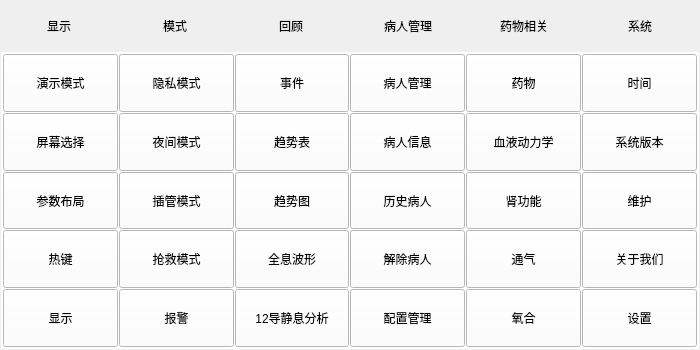
         <widget class="QWidget" name="scrollAreaWidgetContents">
          <property name="geometry">
           <rect>
            <x>0</x>
            <y>0</y>
            <width>700</width>
            <height>350</height>
           </rect>
          </property>
          <property name="minimumSize">
           <size>
            <width>700</width>
            <height>350</height>
           </size>
          </property>
          <property name="styleSheet">
           <string notr="true"/>
          </property>
          <layout class="QVBoxLayout" name="verticalLayout_8" stretch="1,6">
           <property name="spacing">
            <number>1</number>
           </property>
           <property name="leftMargin">
            <number>1</number>
           </property>
           <property name="topMargin">
            <number>1</number>
           </property>
           <property name="rightMargin">
            <number>1</number>
           </property>
           <property name="bottomMargin">
            <number>1</number>
           </property>
           <item>
            <widget class="QWidget" name="widget_8" native="true">
             <property name="styleSheet">
              <string notr="true"/>
             </property>
             <layout class="QHBoxLayout" name="horizontalLayout_6" stretch="1,1,1,1,1,1">
              <property name="spacing">
               <number>1</number>
              </property>
              <property name="leftMargin">
               <number>1</number>
              </property>
              <property name="topMargin">
               <number>1</number>
              </property>
              <property name="rightMargin">
               <number>1</number>
              </property>
              <property name="bottomMargin">
               <number>1</number>
              </property>
              <item alignment="Qt::AlignHCenter">
               <widget class="QLabel" name="label_4">
                <property name="text">
                 <string>显示</string>
                </property>
               </widget>
              </item>
              <item alignment="Qt::AlignHCenter">
               <widget class="QLabel" name="label_5">
                <property name="text">
                 <string>模式</string>
                </property>
               </widget>
              </item>
              <item alignment="Qt::AlignHCenter">
               <widget class="QLabel" name="label_8">
                <property name="text">
                 <string>回顾</string>
                </property>
               </widget>
              </item>
              <item alignment="Qt::AlignHCenter">
               <widget class="QLabel" name="label_6">
                <property name="text">
                 <string>病人管理</string>
                </property>
               </widget>
              </item>
              <item alignment="Qt::AlignHCenter">
               <widget class="QLabel" name="label_7">
                <property name="text">
                 <string>药物相关</string>
                </property>
               </widget>
              </item>
              <item alignment="Qt::AlignHCenter">
               <widget class="QLabel" name="label_9">
                <property name="text">
                 <string>系统</string>
                </property>
               </widget>
              </item>
             </layout>
            </widget>
           </item>
           <item>
            <widget class="QWidget" name="meunButtonGroup" native="true">
             <property name="styleSheet">
              <string notr="true">background-color: rgb(255, 255, 255);</string>
             </property>
             <layout class="QHBoxLayout" name="horizontalLayout_5">
              <property name="spacing">
               <number>1</number>
              </property>
              <property name="leftMargin">
               <number>1</number>
              </property>
              <property name="topMargin">
               <number>1</number>
              </property>
              <property name="rightMargin">
               <number>1</number>
              </property>
              <property name="bottomMargin">
               <number>1</number>
              </property>
              <item>
               <layout class="QGridLayout" name="gridLayout" rowstretch="0,0,0,0,0" columnstretch="1,1,1,1,1,1" rowminimumheight="1,1,1,1,1" columnminimumwidth="1,1,1,1,1,1">
                <property name="leftMargin">
                 <number>1</number>
                </property>
                <property name="topMargin">
                 <number>1</number>
                </property>
                <property name="rightMargin">
                 <number>1</number>
                </property>
                <property name="bottomMargin">
                 <number>1</number>
                </property>
                <property name="spacing">
                 <number>1</number>
                </property>
                <item row="1" column="0">
                 <widget class="QToolButton" name="toolButton_5">
                  <property name="sizePolicy">
                   <sizepolicy hsizetype="Preferred" vsizetype="Preferred">
                    <horstretch>0</horstretch>
                    <verstretch>0</verstretch>
                   </sizepolicy>
                  </property>
                  <property name="minimumSize">
                   <size>
                    <width>50</width>
                    <height>50</height>
                   </size>
                  </property>
                  <property name="text">
                   <string>屏幕选择</string>
                  </property>
                 </widget>
                </item>
                <item row="2" column="2">
                 <widget class="QToolButton" name="toolButton_9">
                  <property name="sizePolicy">
                   <sizepolicy hsizetype="Preferred" vsizetype="Preferred">
                    <horstretch>0</horstretch>
                    <verstretch>0</verstretch>
                   </sizepolicy>
                  </property>
                  <property name="minimumSize">
                   <size>
                    <width>50</width>
                    <height>50</height>
                   </size>
                  </property>
                  <property name="text">
                   <string>趋势图</string>
                  </property>
                 </widget>
                </item>
                <item row="0" column="4">
                 <widget class="QToolButton" name="toolButton_7">
                  <property name="sizePolicy">
                   <sizepolicy hsizetype="Preferred" vsizetype="Preferred">
                    <horstretch>0</horstretch>
                    <verstretch>0</verstretch>
                   </sizepolicy>
                  </property>
                  <property name="minimumSize">
                   <size>
                    <width>50</width>
                    <height>50</height>
                   </size>
                  </property>
                  <property name="text">
                   <string>药物</string>
                  </property>
                 </widget>
                </item>
                <item row="2" column="1">
                 <widget class="QToolButton" name="toolButton_10">
                  <property name="sizePolicy">
                   <sizepolicy hsizetype="Preferred" vsizetype="Preferred">
                    <horstretch>0</horstretch>
                    <verstretch>0</verstretch>
                   </sizepolicy>
                  </property>
                  <property name="minimumSize">
                   <size>
                    <width>50</width>
                    <height>50</height>
                   </size>
                  </property>
                  <property name="text">
                   <string>插管模式</string>
                  </property>
                 </widget>
                </item>
                <item row="0" column="1">
                 <widget class="QToolButton" name="toolButton_11">
                  <property name="sizePolicy">
                   <sizepolicy hsizetype="Preferred" vsizetype="Preferred">
                    <horstretch>0</horstretch>
                    <verstretch>0</verstretch>
                   </sizepolicy>
                  </property>
                  <property name="minimumSize">
                   <size>
                    <width>50</width>
                    <height>50</height>
                   </size>
                  </property>
                  <property name="styleSheet">
                   <string notr="true"/>
                  </property>
                  <property name="text">
                   <string>隐私模式</string>
                  </property>
                 </widget>
                </item>
                <item row="0" column="2">
                 <widget class="QToolButton" name="toolButton_12">
                  <property name="sizePolicy">
                   <sizepolicy hsizetype="Preferred" vsizetype="Preferred">
                    <horstretch>0</horstretch>
                    <verstretch>0</verstretch>
                   </sizepolicy>
                  </property>
                  <property name="minimumSize">
                   <size>
                    <width>50</width>
                    <height>50</height>
                   </size>
                  </property>
                  <property name="text">
                   <string>事件</string>
                  </property>
                 </widget>
                </item>
                <item row="0" column="3">
                 <widget class="QToolButton" name="toolButton_13">
                  <property name="sizePolicy">
                   <sizepolicy hsizetype="Preferred" vsizetype="Preferred">
                    <horstretch>0</horstretch>
                    <verstretch>0</verstretch>
                   </sizepolicy>
                  </property>
                  <property name="minimumSize">
                   <size>
                    <width>50</width>
                    <height>50</height>
                   </size>
                  </property>
                  <property name="text">
                   <string>病人管理</string>
                  </property>
                 </widget>
                </item>
                <item row="1" column="1">
                 <widget class="QToolButton" name="toolButton_14">
                  <property name="sizePolicy">
                   <sizepolicy hsizetype="Preferred" vsizetype="Preferred">
                    <horstretch>0</horstretch>
                    <verstretch>0</verstretch>
                   </sizepolicy>
                  </property>
                  <property name="minimumSize">
                   <size>
                    <width>50</width>
                    <height>50</height>
                   </size>
                  </property>
                  <property name="text">
                   <string>夜间模式</string>
                  </property>
                 </widget>
                </item>
                <item row="1" column="2">
                 <widget class="QToolButton" name="toolButton_15">
                  <property name="sizePolicy">
                   <sizepolicy hsizetype="Preferred" vsizetype="Preferred">
                    <horstretch>0</horstretch>
                    <verstretch>0</verstretch>
                   </sizepolicy>
                  </property>
                  <property name="minimumSize">
                   <size>
                    <width>50</width>
                    <height>50</height>
                   </size>
                  </property>
                  <property name="text">
                   <string>趋势表</string>
                  </property>
                 </widget>
                </item>
                <item row="1" column="3">
                 <widget class="QToolButton" name="toolButton_16">
                  <property name="sizePolicy">
                   <sizepolicy hsizetype="Preferred" vsizetype="Preferred">
                    <horstretch>0</horstretch>
                    <verstretch>0</verstretch>
                   </sizepolicy>
                  </property>
                  <property name="minimumSize">
                   <size>
                    <width>50</width>
                    <height>50</height>
                   </size>
                  </property>
                  <property name="text">
                   <string>病人信息</string>
                  </property>
                 </widget>
                </item>
                <item row="1" column="4">
                 <widget class="QToolButton" name="toolButton_17">
                  <property name="sizePolicy">
                   <sizepolicy hsizetype="Preferred" vsizetype="Preferred">
                    <horstretch>0</horstretch>
                    <verstretch>0</verstretch>
                   </sizepolicy>
                  </property>
                  <property name="minimumSize">
                   <size>
                    <width>50</width>
                    <height>50</height>
                   </size>
                  </property>
                  <property name="text">
                   <string>血液动力学</string>
                  </property>
                 </widget>
                </item>
                <item row="0" column="5">
                 <widget class="QToolButton" name="toolButton_18">
                  <property name="sizePolicy">
                   <sizepolicy hsizetype="Preferred" vsizetype="Preferred">
                    <horstretch>0</horstretch>
                    <verstretch>0</verstretch>
                   </sizepolicy>
                  </property>
                  <property name="minimumSize">
                   <size>
                    <width>50</width>
                    <height>50</height>
                   </size>
                  </property>
                  <property name="text">
                   <string>时间</string>
                  </property>
                 </widget>
                </item>
                <item row="1" column="5">
                 <widget class="QToolButton" name="toolButton_19">
                  <property name="sizePolicy">
                   <sizepolicy hsizetype="Preferred" vsizetype="Preferred">
                    <horstretch>0</horstretch>
                    <verstretch>0</verstretch>
                   </sizepolicy>
                  </property>
                  <property name="minimumSize">
                   <size>
                    <width>50</width>
                    <height>50</height>
                   </size>
                  </property>
                  <property name="text">
                   <string>系统版本</string>
                  </property>
                 </widget>
                </item>
                <item row="3" column="5">
                 <widget class="QToolButton" name="aboutAuthorBtn">
                  <property name="sizePolicy">
                   <sizepolicy hsizetype="Preferred" vsizetype="Preferred">
                    <horstretch>0</horstretch>
                    <verstretch>0</verstretch>
                   </sizepolicy>
                  </property>
                  <property name="minimumSize">
                   <size>
                    <width>50</width>
                    <height>50</height>
                   </size>
                  </property>
                  <property name="text">
                   <string>关于我们</string>
                  </property>
                 </widget>
                </item>
                <item row="2" column="4">
                 <widget class="QToolButton" name="toolButton_20">
                  <property name="sizePolicy">
                   <sizepolicy hsizetype="Preferred" vsizetype="Preferred">
                    <horstretch>0</horstretch>
                    <verstretch>0</verstretch>
                   </sizepolicy>
                  </property>
                  <property name="minimumSize">
                   <size>
                    <width>50</width>
                    <height>50</height>
                   </size>
                  </property>
                  <property name="text">
                   <string>肾功能</string>
                  </property>
                 </widget>
                </item>
                <item row="3" column="2">
                 <widget class="QToolButton" name="toolButton_24">
                  <property name="sizePolicy">
                   <sizepolicy hsizetype="Preferred" vsizetype="Preferred">
                    <horstretch>0</horstretch>
                    <verstretch>0</verstretch>
                   </sizepolicy>
                  </property>
                  <property name="minimumSize">
                   <size>
                    <width>50</width>
                    <height>50</height>
                   </size>
                  </property>
                  <property name="text">
                   <string>全息波形</string>
                  </property>
                 </widget>
                </item>
                <item row="3" column="4">
                 <widget class="QToolButton" name="toolButton_22">
                  <property name="sizePolicy">
                   <sizepolicy hsizetype="Preferred" vsizetype="Preferred">
                    <horstretch>0</horstretch>
                    <verstretch>0</verstretch>
                   </sizepolicy>
                  </property>
                  <property name="minimumSize">
                   <size>
                    <width>50</width>
                    <height>50</height>
                   </size>
                  </property>
                  <property name="text">
                   <string>通气</string>
                  </property>
                 </widget>
                </item>
                <item row="3" column="3">
                 <widget class="QToolButton" name="toolButton_23">
                  <property name="sizePolicy">
                   <sizepolicy hsizetype="Preferred" vsizetype="Preferred">
                    <horstretch>0</horstretch>
                    <verstretch>0</verstretch>
                   </sizepolicy>
                  </property>
                  <property name="minimumSize">
                   <size>
                    <width>50</width>
                    <height>50</height>
                   </size>
                  </property>
                  <property name="text">
                   <string>解除病人</string>
                  </property>
                 </widget>
                </item>
                <item row="3" column="1">
                 <widget class="QToolButton" name="toolButton_25">
                  <property name="sizePolicy">
                   <sizepolicy hsizetype="Preferred" vsizetype="Preferred">
                    <horstretch>0</horstretch>
                    <verstretch>0</verstretch>
                   </sizepolicy>
                  </property>
                  <property name="minimumSize">
                   <size>
                    <width>50</width>
                    <height>50</height>
                   </size>
                  </property>
                  <property name="text">
                   <string>抢救模式</string>
                  </property>
                 </widget>
                </item>
                <item row="4" column="1">
                 <widget class="QToolButton" name="toolButton_26">
                  <property name="sizePolicy">
                   <sizepolicy hsizetype="Preferred" vsizetype="Preferred">
                    <horstretch>0</horstretch>
                    <verstretch>0</verstretch>
                   </sizepolicy>
                  </property>
                  <property name="minimumSize">
                   <size>
                    <width>50</width>
                    <height>50</height>
                   </size>
                  </property>
                  <property name="text">
                   <string>报警</string>
                  </property>
                 </widget>
                </item>
                <item row="4" column="3">
                 <widget class="QToolButton" name="toolButton_28">
                  <property name="sizePolicy">
                   <sizepolicy hsizetype="Preferred" vsizetype="Preferred">
                    <horstretch>0</horstretch>
                    <verstretch>0</verstretch>
                   </sizepolicy>
                  </property>
                  <property name="minimumSize">
                   <size>
                    <width>50</width>
                    <height>50</height>
                   </size>
                  </property>
                  <property name="text">
                   <string>配置管理</string>
                  </property>
                 </widget>
                </item>
                <item row="4" column="2">
                 <widget class="QToolButton" name="toolButton_27">
                  <property name="sizePolicy">
                   <sizepolicy hsizetype="Preferred" vsizetype="Preferred">
                    <horstretch>0</horstretch>
                    <verstretch>0</verstretch>
                   </sizepolicy>
                  </property>
                  <property name="minimumSize">
                   <size>
                    <width>50</width>
                    <height>50</height>
                   </size>
                  </property>
                  <property name="text">
                   <string>12导静息分析</string>
                  </property>
                 </widget>
                </item>
                <item row="4" column="4">
                 <widget class="QToolButton" name="toolButton_29">
                  <property name="sizePolicy">
                   <sizepolicy hsizetype="Preferred" vsizetype="Preferred">
                    <horstretch>0</horstretch>
                    <verstretch>0</verstretch>
                   </sizepolicy>
                  </property>
                  <property name="minimumSize">
                   <size>
                    <width>50</width>
                    <height>50</height>
                   </size>
                  </property>
                  <property name="text">
                   <string>氧合</string>
                  </property>
                 </widget>
                </item>
                <item row="4" column="5">
                 <widget class="QToolButton" name="toolButton_30">
                  <property name="sizePolicy">
                   <sizepolicy hsizetype="Preferred" vsizetype="Preferred">
                    <horstretch>0</horstretch>
                    <verstretch>0</verstretch>
                   </sizepolicy>
                  </property>
                  <property name="minimumSize">
                   <size>
                    <width>50</width>
                    <height>50</height>
                   </size>
                  </property>
                  <property name="text">
                   <string>设置</string>
                  </property>
                 </widget>
                </item>
                <item row="3" column="0">
                 <widget class="QToolButton" name="toolButton">
                  <property name="sizePolicy">
                   <sizepolicy hsizetype="Preferred" vsizetype="Preferred">
                    <horstretch>0</horstretch>
                    <verstretch>0</verstretch>
                   </sizepolicy>
                  </property>
                  <property name="minimumSize">
                   <size>
                    <width>50</width>
                    <height>50</height>
                   </size>
                  </property>
                  <property name="text">
                   <string>热键</string>
                  </property>
                 </widget>
                </item>
                <item row="4" column="0">
                 <widget class="QToolButton" name="toolButton_2">
                  <property name="sizePolicy">
                   <sizepolicy hsizetype="Preferred" vsizetype="Preferred">
                    <horstretch>0</horstretch>
                    <verstretch>0</verstretch>
                   </sizepolicy>
                  </property>
                  <property name="minimumSize">
                   <size>
                    <width>50</width>
                    <height>50</height>
                   </size>
                  </property>
                  <property name="text">
                   <string>显示</string>
                  </property>
                 </widget>
                </item>
                <item row="2" column="3">
                 <widget class="QToolButton" name="toolButton_8">
                  <property name="sizePolicy">
                   <sizepolicy hsizetype="Preferred" vsizetype="Preferred">
                    <horstretch>0</horstretch>
                    <verstretch>0</verstretch>
                   </sizepolicy>
                  </property>
                  <property name="minimumSize">
                   <size>
                    <width>50</width>
                    <height>50</height>
                   </size>
                  </property>
                  <property name="text">
                   <string>历史病人</string>
                  </property>
                 </widget>
                </item>
                <item row="2" column="5">
                 <widget class="QToolButton" name="toolButton_4">
                  <property name="sizePolicy">
                   <sizepolicy hsizetype="Preferred" vsizetype="Preferred">
                    <horstretch>0</horstretch>
                    <verstretch>0</verstretch>
                   </sizepolicy>
                  </property>
                  <property name="minimumSize">
                   <size>
                    <width>50</width>
                    <height>50</height>
                   </size>
                  </property>
                  <property name="text">
                   <string>维护</string>
                  </property>
                 </widget>
                </item>
                <item row="2" column="0">
                 <widget class="QToolButton" name="toolButton_3">
                  <property name="sizePolicy">
                   <sizepolicy hsizetype="Preferred" vsizetype="Preferred">
                    <horstretch>0</horstretch>
                    <verstretch>0</verstretch>
                   </sizepolicy>
                  </property>
                  <property name="minimumSize">
                   <size>
                    <width>50</width>
                    <height>50</height>
                   </size>
                  </property>
                  <property name="text">
                   <string>参数布局</string>
                  </property>
                 </widget>
                </item>
                <item row="0" column="0">
                 <widget class="QToolButton" name="demoBtn">
                  <property name="sizePolicy">
                   <sizepolicy hsizetype="Preferred" vsizetype="Preferred">
                    <horstretch>0</horstretch>
                    <verstretch>0</verstretch>
                   </sizepolicy>
                  </property>
                  <property name="minimumSize">
                   <size>
                    <width>50</width>
                    <height>50</height>
                   </size>
                  </property>
                  <property name="palette">
                   <palette>
                    <active>
                     <colorrole role="WindowText">
                      <brush brushstyle="SolidPattern">
                       <color alpha="255">
                        <red>255</red>
                        <green>255</green>
                        <blue>255</blue>
                       </color>
                      </brush>
                     </colorrole>
                     <colorrole role="Button">
                      <brush brushstyle="SolidPattern">
                       <color alpha="255">
                        <red>255</red>
                        <green>255</green>
                        <blue>255</blue>
                       </color>
                      </brush>
                     </colorrole>
                     <colorrole role="Base">
                      <brush brushstyle="SolidPattern">
                       <color alpha="255">
                        <red>255</red>
                        <green>255</green>
                        <blue>255</blue>
                       </color>
                      </brush>
                     </colorrole>
                     <colorrole role="Window">
                      <brush brushstyle="SolidPattern">
                       <color alpha="255">
                        <red>255</red>
                        <green>255</green>
                        <blue>255</blue>
                       </color>
                      </brush>
                     </colorrole>
                    </active>
                    <inactive>
                     <colorrole role="WindowText">
                      <brush brushstyle="SolidPattern">
                       <color alpha="255">
                        <red>255</red>
                        <green>255</green>
                        <blue>255</blue>
                       </color>
                      </brush>
                     </colorrole>
                     <colorrole role="Button">
                      <brush brushstyle="SolidPattern">
                       <color alpha="255">
                        <red>255</red>
                        <green>255</green>
                        <blue>255</blue>
                       </color>
                      </brush>
                     </colorrole>
                     <colorrole role="Base">
                      <brush brushstyle="SolidPattern">
                       <color alpha="255">
                        <red>255</red>
                        <green>255</green>
                        <blue>255</blue>
                       </color>
                      </brush>
                     </colorrole>
                     <colorrole role="Window">
                      <brush brushstyle="SolidPattern">
                       <color alpha="255">
                        <red>255</red>
                        <green>255</green>
                        <blue>255</blue>
                       </color>
                      </brush>
                     </colorrole>
                    </inactive>
                    <disabled>
                     <colorrole role="WindowText">
                      <brush brushstyle="SolidPattern">
                       <color alpha="255">
                        <red>120</red>
                        <green>120</green>
                        <blue>120</blue>
                       </color>
                      </brush>
                     </colorrole>
                     <colorrole role="Button">
                      <brush brushstyle="SolidPattern">
                       <color alpha="255">
                        <red>255</red>
                        <green>255</green>
                        <blue>255</blue>
                       </color>
                      </brush>
                     </colorrole>
                     <colorrole role="Base">
                      <brush brushstyle="SolidPattern">
                       <color alpha="255">
                        <red>255</red>
                        <green>255</green>
                        <blue>255</blue>
                       </color>
                      </brush>
                     </colorrole>
                     <colorrole role="Window">
                      <brush brushstyle="SolidPattern">
                       <color alpha="255">
                        <red>255</red>
                        <green>255</green>
                        <blue>255</blue>
                       </color>
                      </brush>
                     </colorrole>
                    </disabled>
                   </palette>
                  </property>
                  <property name="styleSheet">
                   <string notr="true"/>
                  </property>
                  <property name="text">
                   <string>演示模式</string>
                  </property>
                 </widget>
                </item>
               </layout>
              </item>
             </layout>
            </widget>
           </item>
          </layout>
         </widget>
